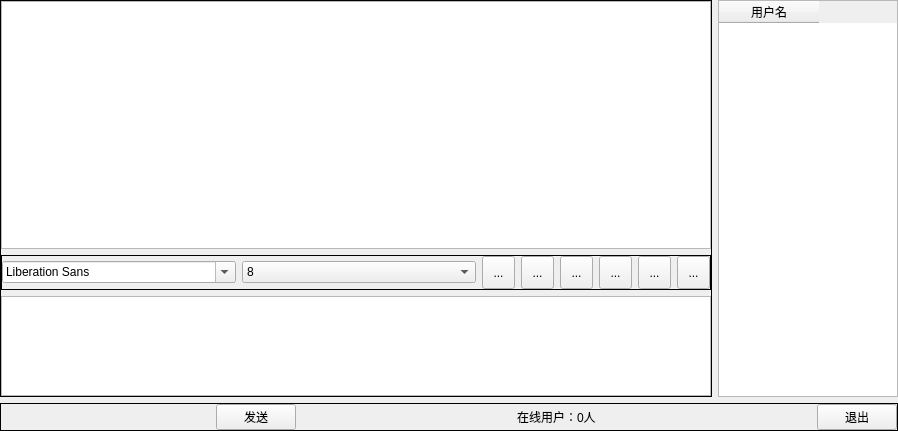
<?xml version="1.0" encoding="UTF-8"?>
<ui version="4.0">
 <class>Widget</class>
 <widget class="QWidget" name="Widget">
  <property name="geometry">
   <rect>
    <x>0</x>
    <y>0</y>
    <width>898</width>
    <height>431</height>
   </rect>
  </property>
  <property name="windowTitle">
   <string>Widget</string>
  </property>
  <layout class="QVBoxLayout" name="verticalLayout_4">
   <property name="leftMargin">
    <number>0</number>
   </property>
   <property name="topMargin">
    <number>0</number>
   </property>
   <property name="rightMargin">
    <number>0</number>
   </property>
   <property name="bottomMargin">
    <number>0</number>
   </property>
   <item>
    <widget class="QWidget" name="widget_6" native="true">
     <layout class="QVBoxLayout" name="verticalLayout_3">
      <property name="leftMargin">
       <number>0</number>
      </property>
      <property name="topMargin">
       <number>0</number>
      </property>
      <property name="rightMargin">
       <number>0</number>
      </property>
      <property name="bottomMargin">
       <number>0</number>
      </property>
      <item>
       <widget class="QWidget" name="widget_4" native="true">
        <layout class="QHBoxLayout" name="horizontalLayout_4">
         <property name="leftMargin">
          <number>0</number>
         </property>
         <property name="topMargin">
          <number>0</number>
         </property>
         <property name="rightMargin">
          <number>0</number>
         </property>
         <property name="bottomMargin">
          <number>0</number>
         </property>
         <item>
          <widget class="QFrame" name="frame_3">
           <property name="frameShape">
            <enum>QFrame::Box</enum>
           </property>
           <layout class="QVBoxLayout" name="verticalLayout">
            <property name="leftMargin">
             <number>0</number>
            </property>
            <property name="topMargin">
             <number>0</number>
            </property>
            <property name="rightMargin">
             <number>0</number>
            </property>
            <property name="bottomMargin">
             <number>0</number>
            </property>
            <item>
             <widget class="QWidget" name="widget" native="true">
              <layout class="QHBoxLayout" name="horizontalLayout">
               <property name="leftMargin">
                <number>0</number>
               </property>
               <property name="topMargin">
                <number>0</number>
               </property>
               <property name="rightMargin">
                <number>0</number>
               </property>
               <property name="bottomMargin">
                <number>0</number>
               </property>
               <item>
                <widget class="QTextBrowser" name="msgBrowser"/>
               </item>
              </layout>
             </widget>
            </item>
            <item>
             <widget class="QFrame" name="frame_2">
              <property name="frameShape">
               <enum>QFrame::Box</enum>
              </property>
              <layout class="QHBoxLayout" name="horizontalLayout_2">
               <property name="leftMargin">
                <number>0</number>
               </property>
               <property name="topMargin">
                <number>0</number>
               </property>
               <property name="rightMargin">
                <number>0</number>
               </property>
               <property name="bottomMargin">
                <number>0</number>
               </property>
               <item>
                <widget class="QFontComboBox" name="fontCbx"/>
               </item>
               <item>
                <widget class="QComboBox" name="sizeCbx">
                 <item>
                  <property name="text">
                   <string>8</string>
                  </property>
                 </item>
                 <item>
                  <property name="text">
                   <string>9</string>
                  </property>
                 </item>
                 <item>
                  <property name="text">
                   <string>10</string>
                  </property>
                 </item>
                 <item>
                  <property name="text">
                   <string>11</string>
                  </property>
                 </item>
                 <item>
                  <property name="text">
                   <string>12</string>
                  </property>
                 </item>
                 <item>
                  <property name="text">
                   <string>13</string>
                  </property>
                 </item>
                 <item>
                  <property name="text">
                   <string>14</string>
                  </property>
                 </item>
                 <item>
                  <property name="text">
                   <string>15</string>
                  </property>
                 </item>
                 <item>
                  <property name="text">
                   <string>16</string>
                  </property>
                 </item>
                 <item>
                  <property name="text">
                   <string>17</string>
                  </property>
                 </item>
                 <item>
                  <property name="text">
                   <string>18</string>
                  </property>
                 </item>
                 <item>
                  <property name="text">
                   <string>19</string>
                  </property>
                 </item>
                 <item>
                  <property name="text">
                   <string>20</string>
                  </property>
                 </item>
                 <item>
                  <property name="text">
                   <string>21</string>
                  </property>
                 </item>
                 <item>
                  <property name="text">
                   <string>22</string>
                  </property>
                 </item>
                </widget>
               </item>
               <item>
                <widget class="QToolButton" name="boldTBtn">
                 <property name="minimumSize">
                  <size>
                   <width>33</width>
                   <height>33</height>
                  </size>
                 </property>
                 <property name="toolTip">
                  <string>加粗</string>
                 </property>
                 <property name="text">
                  <string>...</string>
                 </property>
                 <property name="icon">
                  <iconset resource="res.qrc">
                   <normaloff>:/images/bold.jpg</normaloff>:/images/bold.jpg</iconset>
                 </property>
                 <property name="iconSize">
                  <size>
                   <width>26</width>
                   <height>26</height>
                  </size>
                 </property>
                 <property name="checkable">
                  <bool>true</bool>
                 </property>
                </widget>
               </item>
               <item>
                <widget class="QToolButton" name="italicTBtn">
                 <property name="minimumSize">
                  <size>
                   <width>33</width>
                   <height>33</height>
                  </size>
                 </property>
                 <property name="toolTip">
                  <string>倾斜</string>
                 </property>
                 <property name="text">
                  <string>...</string>
                 </property>
                 <property name="icon">
                  <iconset resource="res.qrc">
                   <normaloff>:/images/italic.jpg</normaloff>:/images/italic.jpg</iconset>
                 </property>
                 <property name="iconSize">
                  <size>
                   <width>26</width>
                   <height>26</height>
                  </size>
                 </property>
                 <property name="checkable">
                  <bool>true</bool>
                 </property>
                </widget>
               </item>
               <item>
                <widget class="QToolButton" name="underlineTBtn">
                 <property name="minimumSize">
                  <size>
                   <width>33</width>
                   <height>33</height>
                  </size>
                 </property>
                 <property name="toolTip">
                  <string>下划线</string>
                 </property>
                 <property name="text">
                  <string>...</string>
                 </property>
                 <property name="icon">
                  <iconset resource="res.qrc">
                   <normaloff>:/images/under.jpg</normaloff>:/images/under.jpg</iconset>
                 </property>
                 <property name="iconSize">
                  <size>
                   <width>26</width>
                   <height>26</height>
                  </size>
                 </property>
                 <property name="checkable">
                  <bool>true</bool>
                 </property>
                </widget>
               </item>
               <item>
                <widget class="QToolButton" name="colorTBtn">
                 <property name="minimumSize">
                  <size>
                   <width>33</width>
                   <height>33</height>
                  </size>
                 </property>
                 <property name="toolTip">
                  <string>颜色</string>
                 </property>
                 <property name="text">
                  <string>...</string>
                 </property>
                 <property name="icon">
                  <iconset resource="res.qrc">
                   <normaloff>:/images/color.jpg</normaloff>:/images/color.jpg</iconset>
                 </property>
                 <property name="iconSize">
                  <size>
                   <width>26</width>
                   <height>26</height>
                  </size>
                 </property>
                </widget>
               </item>
               <item>
                <widget class="QToolButton" name="saveTBtn">
                 <property name="minimumSize">
                  <size>
                   <width>33</width>
                   <height>33</height>
                  </size>
                 </property>
                 <property name="toolTip">
                  <string>保存</string>
                 </property>
                 <property name="text">
                  <string>...</string>
                 </property>
                 <property name="icon">
                  <iconset resource="res.qrc">
                   <normaloff>:/images/save.jpg</normaloff>:/images/save.jpg</iconset>
                 </property>
                 <property name="iconSize">
                  <size>
                   <width>26</width>
                   <height>26</height>
                  </size>
                 </property>
                </widget>
               </item>
               <item>
                <widget class="QToolButton" name="clearTBtn">
                 <property name="minimumSize">
                  <size>
                   <width>33</width>
                   <height>33</height>
                  </size>
                 </property>
                 <property name="toolTip">
                  <string>清空</string>
                 </property>
                 <property name="text">
                  <string>...</string>
                 </property>
                 <property name="icon">
                  <iconset resource="res.qrc">
                   <normaloff>:/images/clear.jpg</normaloff>:/images/clear.jpg</iconset>
                 </property>
                 <property name="iconSize">
                  <size>
                   <width>26</width>
                   <height>26</height>
                  </size>
                 </property>
                </widget>
               </item>
              </layout>
             </widget>
            </item>
            <item>
             <widget class="QWidget" name="widget_2" native="true">
              <property name="maximumSize">
               <size>
                <width>16777215</width>
                <height>100</height>
               </size>
              </property>
              <layout class="QHBoxLayout" name="horizontalLayout_3">
               <property name="leftMargin">
                <number>0</number>
               </property>
               <property name="topMargin">
                <number>0</number>
               </property>
               <property name="rightMargin">
                <number>0</number>
               </property>
               <property name="bottomMargin">
                <number>0</number>
               </property>
               <item>
                <widget class="QTextEdit" name="msgTextEdit"/>
               </item>
              </layout>
             </widget>
            </item>
           </layout>
          </widget>
         </item>
         <item>
          <widget class="QWidget" name="widget_3" native="true">
           <property name="maximumSize">
            <size>
             <width>180</width>
             <height>16777215</height>
            </size>
           </property>
           <layout class="QVBoxLayout" name="verticalLayout_2">
            <property name="leftMargin">
             <number>0</number>
            </property>
            <property name="topMargin">
             <number>0</number>
            </property>
            <property name="rightMargin">
             <number>0</number>
            </property>
            <property name="bottomMargin">
             <number>0</number>
            </property>
            <item>
             <widget class="QTableWidget" name="usrBb1Widget">
              <property name="selectionMode">
               <enum>QAbstractItemView::SingleSelection</enum>
              </property>
              <property name="selectionBehavior">
               <enum>QAbstractItemView::SelectRows</enum>
              </property>
              <column>
               <property name="text">
                <string>用户名</string>
               </property>
              </column>
             </widget>
            </item>
           </layout>
          </widget>
         </item>
        </layout>
       </widget>
      </item>
      <item>
       <widget class="QFrame" name="frame_5">
        <property name="frameShape">
         <enum>QFrame::Box</enum>
        </property>
        <layout class="QHBoxLayout" name="horizontalLayout_5">
         <property name="leftMargin">
          <number>0</number>
         </property>
         <property name="topMargin">
          <number>0</number>
         </property>
         <property name="rightMargin">
          <number>0</number>
         </property>
         <property name="bottomMargin">
          <number>0</number>
         </property>
         <item>
          <spacer name="horizontalSpacer">
           <property name="orientation">
            <enum>Qt::Horizontal</enum>
           </property>
           <property name="sizeHint" stdset="0">
            <size>
             <width>40</width>
             <height>20</height>
            </size>
           </property>
          </spacer>
         </item>
         <item>
          <widget class="QPushButton" name="sendBtn">
           <property name="text">
            <string>发送</string>
           </property>
          </widget>
         </item>
         <item>
          <spacer name="horizontalSpacer_2">
           <property name="orientation">
            <enum>Qt::Horizontal</enum>
           </property>
           <property name="sizeHint" stdset="0">
            <size>
             <width>40</width>
             <height>20</height>
            </size>
           </property>
          </spacer>
         </item>
         <item>
          <widget class="QLabel" name="usrNumLb1">
           <property name="text">
            <string>在线用户：0人</string>
           </property>
          </widget>
         </item>
         <item>
          <spacer name="horizontalSpacer_3">
           <property name="orientation">
            <enum>Qt::Horizontal</enum>
           </property>
           <property name="sizeHint" stdset="0">
            <size>
             <width>40</width>
             <height>20</height>
            </size>
           </property>
          </spacer>
         </item>
         <item>
          <widget class="QPushButton" name="exitBtn">
           <property name="text">
            <string>退出</string>
           </property>
          </widget>
         </item>
        </layout>
       </widget>
      </item>
     </layout>
    </widget>
   </item>
  </layout>
 </widget>
 <layoutdefault spacing="6" margin="11"/>
 <resources>
  <include location="res.qrc"/>
 </resources>
 <connections/>
</ui>
